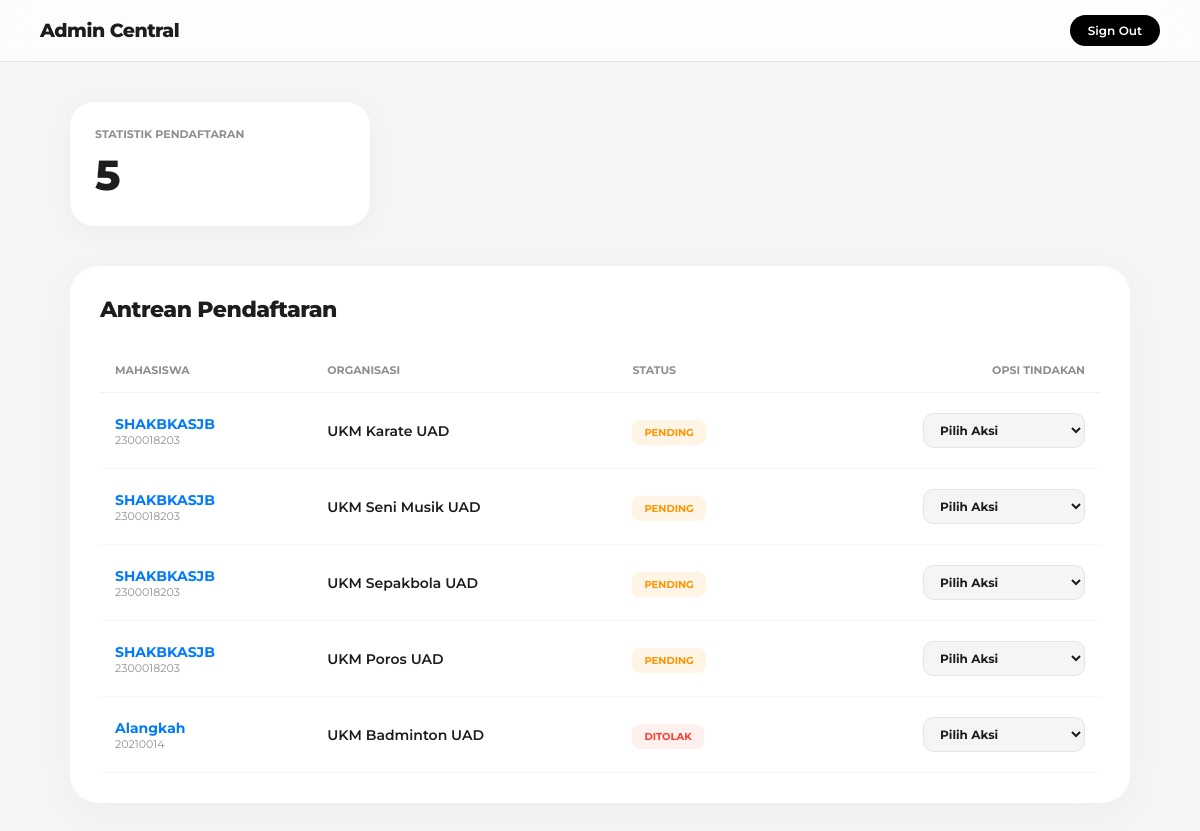
/admin_dashboard.php (signed in), run on the app's committed database.
### tables this page shows
CREATE TABLE `pendaftaran` (
  `id_daftar` int(11) NOT NULL,
  `id_user` int(11) DEFAULT NULL,
  `id_ukm` int(11) DEFAULT NULL,
  `no_hp` varchar(20) NOT NULL,
  `alasan` text NOT NULL,
  `status` enum('menunggu','diterima','ditolak') DEFAULT 'menunggu'
);

CREATE TABLE `users` (
  `id_user` int(11) NOT NULL,
  `nim` varchar(20) NOT NULL,
  `nama` varchar(100) NOT NULL,
  `email` varchar(100) NOT NULL,
  `password` varchar(255) NOT NULL,
  `prodi` varchar(50) DEFAULT NULL,
  `fakultas` varchar(50) DEFAULT NULL,
  `angkatan` varchar(10) DEFAULT NULL,
  `role` enum('mahasiswa','admin') DEFAULT 'mahasiswa'
);

CREATE TABLE `ukm` (
  `id_ukm` int(11) NOT NULL,
  `nama_ukm` varchar(100) NOT NULL,
  `kategori` varchar(50) NOT NULL,
  `kuota` int(11) NOT NULL,
  `jadwal_open` date DEFAULT NULL,
  `jadwal_close` date DEFAULT NULL
);

### admin_dashboard.php (the view, shortened to what this page needs)
<?php
include 'koneksi.php';
$q_count = mysqli_query($conn, "SELECT COUNT(*) as total FROM pendaftaran");
$total_pendaftar = mysqli_fetch_assoc($q_count)['total'];
$query_list = "SELECT p.*, u.nama, u.nim, u.prodi, u.fakultas, u.angkatan, u.email, uk.nama_ukm
               FROM pendaftaran p
               JOIN users u ON p.id_user = u.id_user
               JOIN ukm uk ON p.id_ukm = uk.id_ukm
               ORDER BY
                  CASE
                    WHEN UPPER(TRIM(p.status)) = 'PENDING' THEN 1
                    WHEN UPPER(TRIM(p.status)) = 'DITERIMA' THEN 2
                    ELSE 3
                  END,
                  p.id_daftar DESC";
$result_list = mysqli_query($conn, $query_list);
?>
<!DOCTYPE html>
<html lang="id">
<head>
</head>
<body>
    <nav>
        <h1>Admin Central</h1>
        <a href="logout.php" class="btn-logout">Sign Out</a>
    </nav>
    <div class="container">
        <div class="stats-grid">
            <div class="card-stat">
                <p>Statistik Pendaftaran</p>
                <h2><?php echo $total_pendaftar; ?></h2>
            </div>
        </div>
        <div class="table-container">
            <h3>Antrean Pendaftaran</h3>
            <table>
                <thead>
                    <tr>
                        <th>Mahasiswa</th>
                        <th>Organisasi</th>
                        <th>Status</th>
                        <th style="text-align: right;">Opsi Tindakan</th>
                    </tr>
                </thead>
                <tbody>
                    <?php while($row = mysqli_fetch_assoc($result_list)) {
                        $curr_status = strtoupper(trim($row['status']));
                        $detail_json = htmlspecialchars(json_encode($row), ENT_QUOTES, 'UTF-8');
                    ?>
                    <tr>
                        <td>
                            <div class="name-link" onclick='showDetail(<?php echo $detail_json; ?>)'>
                                <?php echo $row['nama']; ?>
                            </div>
                            <div style="font-size: 11px; color: var(--apple-gray);"><?php echo $row['nim']; ?></div>
                        </td>
                        <td style="font-weight: 600;"><?php echo $row['nama_ukm']; ?></td>
                        <td>
                            <span class="badge status-<?php echo strtolower($curr_status ?: 'pending'); ?>">
                                <?php echo $curr_status ?: 'PENDING'; ?>
                            </span>
                        </td>
                        <td style="text-align: right;">
                            <select class="action-select" onchange="konfirmasi(this.value, <?php echo $row['id_daftar']; ?>, '<?php echo $row['nama']; ?>')">
                                <option value="" disabled selected>Pilih Aksi</option>
                            </select>
                        </td>
                    </tr>
                    <?php } ?>
                </tbody>
            </table>
        </div>
    </div>
</body>
</html>

### admin_dashboard.php (style rules this page uses)
:root { --apple-blue: #007AFF; --apple-red: #FF3B30; --apple-green: #34C759; --apple-gray: #8E8E93; --bg-color: #F5F5F7; }
* { margin: 0; padding: 0; box-sizing: border-box; font-family: 'Montserrat', sans-serif; }
body { background-color: var(--bg-color); color: #1D1D1F; padding-bottom: 50px; }
nav { background: rgba(255, 255, 255, 0.75); backdrop-filter: saturate(180%) blur(20px); -webkit-backdrop-filter: saturate(180%) blur(20px); position: sticky; top: 0; z-index: 1000; padding: 15px 40px; display: flex; justify-content: space-between; align-items: center; border-bottom: 0.5px solid rgba(0,0,0,0.1); }
nav h1 { font-size: 19px; font-weight: 800; letter-spacing: -0.5px; }
.btn-logout { background: #000; color: #fff; padding: 8px 18px; border-radius: 100px; text-decoration: none; font-size: 12px; font-weight: 600; transition: 0.3s; }
.container { max-width: 1100px; margin: 40px auto; padding: 0 20px; }
.stats-grid { margin-bottom: 40px; }
.card-stat { background: #fff; padding: 25px; border-radius: 24px; width: 300px; box-shadow: 0 4px 24px rgba(0,0,0,0.04); }
.card-stat p { color: var(--apple-gray); font-size: 11px; font-weight: 700; text-transform: uppercase; margin-bottom: 8px; }
.card-stat h2 { font-size: 42px; font-weight: 800; letter-spacing: -2px; }
.table-container { background: #fff; border-radius: 28px; padding: 30px; box-shadow: 0 10px 40px rgba(0,0,0,0.03); }
.table-container h3 { margin-bottom: 25px; font-size: 22px; font-weight: 800; letter-spacing: -0.5px; }
table { width: 100%; border-collapse: collapse; }
table th { text-align: left; padding: 15px; font-size: 11px; color: var(--apple-gray); text-transform: uppercase; border-bottom: 1px solid rgba(0,0,0,0.05); }
table td { padding: 20px 15px; border-bottom: 0.5px solid rgba(0,0,0,0.03); font-size: 14px; }
.name-link { color: var(--apple-blue); cursor: pointer; font-weight: 700; transition: 0.2s; }
.badge { padding: 6px 12px; border-radius: 8px; font-size: 10px; font-weight: 700; text-transform: uppercase; }
.status-pending { background: #FFF4E5; color: #FF9500; }
.status-ditolak { background: #FFF0F0; color: var(--apple-red); }
.action-select { padding: 8px 12px; border-radius: 10px; border: 1px solid #E5E5E7; background: #F5F5F7; font-size: 12px; font-weight: 700; color: #1D1D1F; cursor: pointer; outline: none; transition: 0.2s; }

### data on the page
pendaftaran: id_user.nama "SHAKBKASJB", id_user.nim "2300018203", id_ukm.nama_ukm "UKM Karate UAD", status "PENDING"
pendaftaran: id_user.nama "SHAKBKASJB", id_user.nim "2300018203", id_ukm.nama_ukm "UKM Seni Musik UAD", status "PENDING"
pendaftaran: id_user.nama "SHAKBKASJB", id_user.nim "2300018203", id_ukm.nama_ukm "UKM Sepakbola UAD", status "PENDING"
pendaftaran: id_user.nama "SHAKBKASJB", id_user.nim "2300018203", id_ukm.nama_ukm "UKM Poros UAD", status "PENDING"
pendaftaran: id_user.nama "Alangkah", id_user.nim "20210014", id_ukm.nama_ukm "UKM Badminton UAD", status "DITOLAK"

### other printed values
$total_pendaftar "5"
